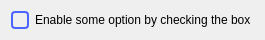
<?xml version="1.0" encoding="UTF-8"?>
<ui version="4.0">
 <class>PreferenceOption</class>
 <widget class="QWidget" name="PreferenceOption">
  <property name="geometry">
   <rect>
    <x>0</x>
    <y>0</y>
    <width>265</width>
    <height>34</height>
   </rect>
  </property>
  <property name="maximumSize">
   <size>
    <width>16777215</width>
    <height>34</height>
   </size>
  </property>
  <property name="windowTitle">
   <string>Form</string>
  </property>
  <layout class="QHBoxLayout" name="horizontalLayout">
   <item>
    <widget class="QCheckBox" name="checkBox">
     <property name="maximumSize">
      <size>
       <width>18</width>
       <height>18</height>
      </size>
     </property>
     <property name="styleSheet">
      <string notr="true">QCheckBox {
  spacing: 8px;
  background-color: transparent;
  font-size: 14px;
  font-weight: bold;
  font-family: &quot;monospace&quot;;
  color: rgba(255, 255, 255, 153);
}

QCheckBox::indicator {
  width: 14px;
  height: 14px;
  border: 2px solid rgb(74,100,255);
  border-radius: 4px;
}
QCheckBox::indicator:unchecked { background-color: transparent; }
QCheckBox::indicator:checked { background-color: rgb(74,100,255); }</string>
     </property>
     <property name="text">
      <string/>
     </property>
    </widget>
   </item>
   <item>
    <widget class="QLabel" name="label">
     <property name="text">
      <string>Enable some option by checking the box</string>
     </property>
    </widget>
   </item>
  </layout>
 </widget>
 <resources/>
 <connections/>
</ui>
